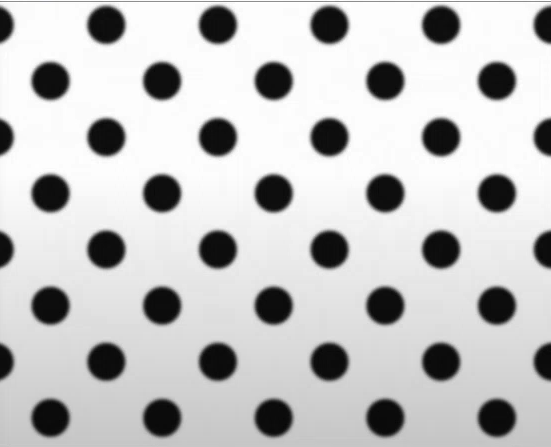
#> input picture vezbe/2terminSnimak/dots.png, 551 x 447 px, given in place of the camera
$ python video.py   (older library calls are emulated)
#> lines starting #> are read from the running program, lines starting #| are printed output that depends on the picture
import cv2
import numpy as np

cap = cv2.VideoCapture(0)

while True:
    _, frame = cap.read()
#> frame is the input picture: shape (447, 551, 3); mean B, G, R 195.2, 195.2, 195.2

    gray = cv2.cvtColor(frame, cv2.COLOR_BGR2GRAY)

    blur = cv2. GaussianBlur(gray, (25, 25), 1)

    sobX = cv2.Sobel(blur, cv2.CV_8U, 1, 0)
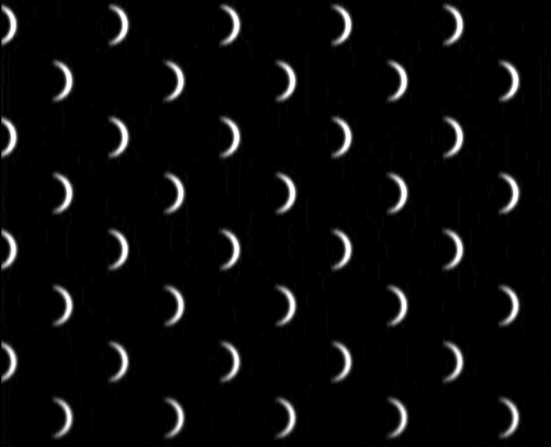
#> sobX: shape (447, 551); min 0, max 255, mean 10.7

    sobY = cv2.Sobel(blur, cv2.CV_8U, 0, 1)
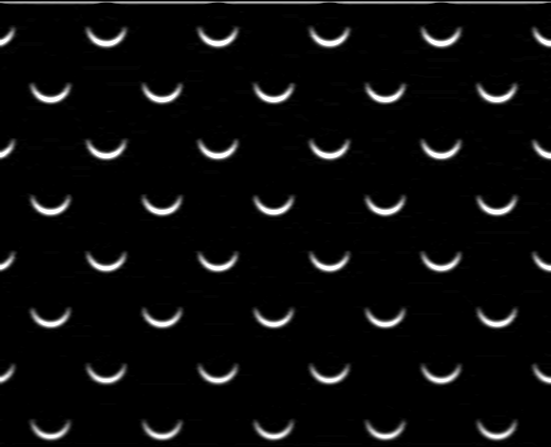
#> sobY: shape (447, 551); min 0, max 255, mean 11.2

    cv2.imshow("Frame", frame)
    #cv2.imshow("Gray", gray)
    #cv2.imshow("Blurred Frame", blur)
    cv2.imshow("Sobel H", sobX)
    #cv2.imshow("Sobel Y", sobX)

    key = cv2.waitKey(1)
#> (key Esc is pressed here)
    if key == 27:
        break
cap.release()
cv2.destroyAllWindows()
